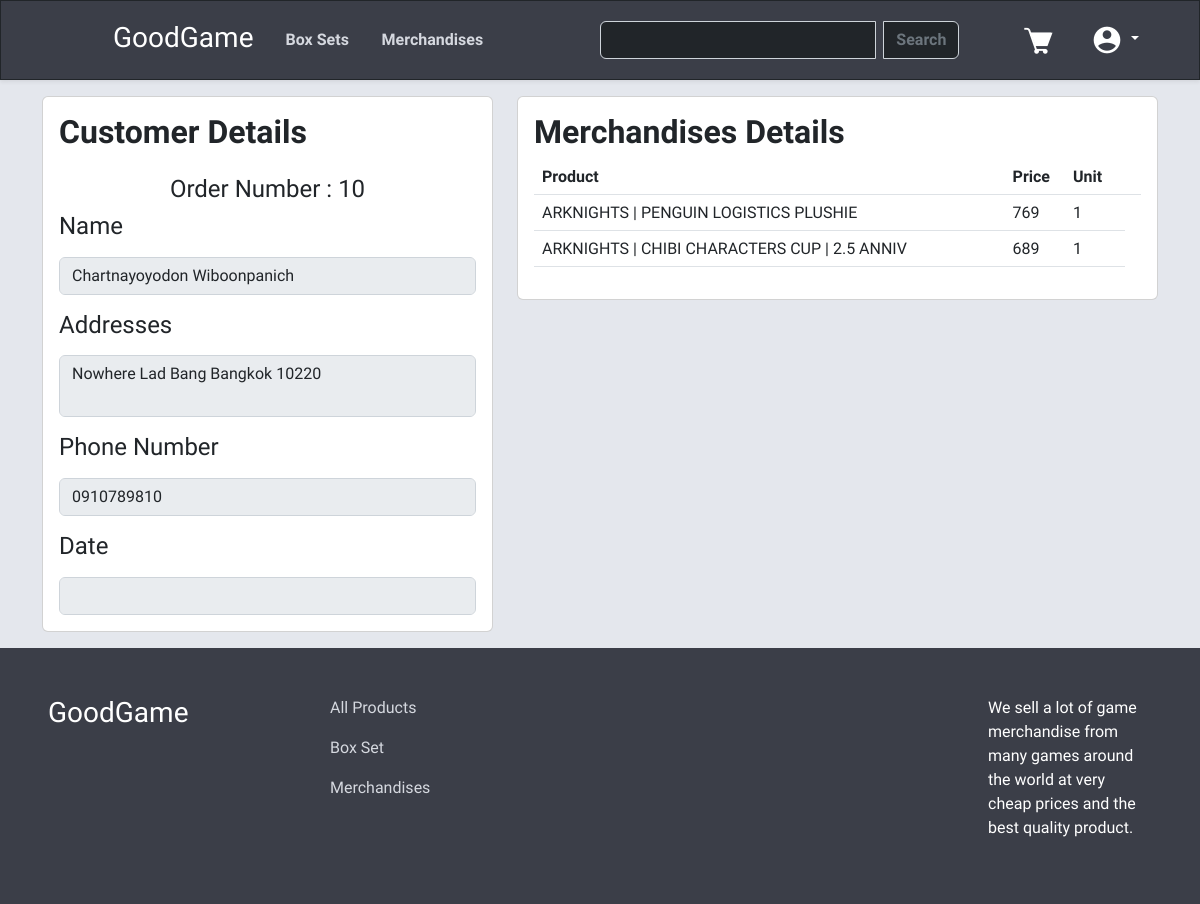
Screenshot of /orderdetail.php?id=10 (signed in) with the database file from the repository.
### tables this page shows
CREATE TABLE "Order" (
	"Order_ID"	INTEGER NOT NULL,
	"CustomerID"	INTEGER NOT NULL,
	"Order_Status"	TEXT,
	"Ord_name"	TEXT,
	"Ord_lname"	TEXT,
	"Ord_address"	TEXT,
	"Ord_city"	TEXT,
	"Ord_province"	TEXT,
	"Ord_post"	TEXT,
	"Ord_phone"	TEXT,
	"Ord_total"	INTEGER,
	"Ord_date"	TEXT,
	PRIMARY KEY("Order_ID" AUTOINCREMENT)
);

CREATE TABLE "Merchandise" (
	"ID"	INTEGER NOT NULL,
	"NameProduct"	TEXT,
	"Price"	INTEGER,
	"StrPrice"	TEXT,
	"Type"	TEXT,
	"Title"	TEXT,
	"Description"	TEXT,
	"Details1"	TEXT,
	"Details2"	TEXT,
	"Details3"	TEXT,
	"Details4"	TEXT,
	"Details5"	TEXT,
	"Details6"	TEXT,
	"Details7"	TEXT,
	"Details8"	TEXT,
	"Details9"	TEXT,
	"Details10"	TEXT,
	PRIMARY KEY("ID" AUTOINCREMENT)
);

CREATE TABLE "OrderDetail" (
	"ID"	INTEGER NOT NULL,
	"Order_ID"	INTEGER,
	"CustomerID"	INTEGER,
	"P_id"	INTEGER,
	"P_value"	INTEGER,
	"Order_qtn"	INTEGER,
	PRIMARY KEY("ID" AUTOINCREMENT)
);

### orderdetail.php (the view, shortened to what this page needs)
<?php
include "navbar.php";
$sql2 = "SELECT * FROM 'OrderDetail' WHERE Order_ID =" . $_GET['id'] . "";
$result2 = $db->query($sql2);
?>
<html lang="en">
<head>
    <link href="stylesorderdetail.css" rel="stylesheet">
    <link rel="stylesheet" href="stylesnavfoot.css">
</head>
<body>
    <div class="container-fluid main-container">
        <div class="container mt-3 mb-3">
            <div class="row">
                <div class="col-5">
                    <div class="card">
                        <div class="card-body">
                            <h2 class="card-title fw-bold">Customer Details</h2>
                            <?php
                            $sql = "SELECT * FROM 'Order' WHERE Order_ID = " . $_GET['id'] . "";
                            $result = $db->query($sql);
                            if (!$result) {
                                echo $db->lastErrorMsg();
                            } else {
                                while ($ord = $result->fetchArray(SQLITE3_ASSOC)) {
                                    echo "<h4 class='mt-4 text-center'>Order Number : " . $ord['Order_ID'] . "</h4>";
                                    echo "<div class='mb-3'><label for='customername' class='form-label'><h4>Name</h4></label>";
                                    echo "<input type='text' class='form-control' id='customername' disabled value='" . $ord['Ord_name'] . " " . $ord['Ord_lname'] . "'></div>";
                                    echo "<div class='mb-3'><label for='customeraddresses' class='form-label'><h4>Addresses</h4></label><textarea class='form-control' id='customeraddresses' disabled>" . $ord['Ord_address'] . " ";
                                    echo $ord['Ord_city'] . " ";
                                    echo $ord['Ord_province'] . " ";
                                    echo $ord['Ord_post'] . " ";
                                    echo "</textarea></div>";
                                    echo "<div class='mb-3'><label for='customerphonenumber' class='form-label'><h4>Phone Number</h4></label>";
                                    echo "<input type='text' class='form-control' id='customerphonenumber' disabled value='" . $ord['Ord_phone'] . "'></div>";
                                    echo "<div><label for='customerdate' class='form-label'><h4>Date</h4></label>";
                                    echo "<input type='text' class='form-control' id='customerdate' disabled value='" . $ord['Ord_date'] . "'></div>";
                                }
                            }
                            ?>
                        </div>
                    </div>
                </div>
                <div class="col-7">
                    <div class="card">
                        <div class="card-body">
                            <h2 class="card-title fw-bold">Merchandises Details</h2>
                            <table class="table cart-table">
                                <thead>
                                    <tr>
                                        <th class="orderdetail-list-product">Product</th>
                                        <th class="orderdetail-list-price">Price</th>
                                        <th class="orderdetail-list-unit">Unit</th>
                                        <th class="cart-list-delete"></th>
                                    </tr>
                                </thead>
                                <tbody>
                                    <?php
                                    while ($item = $result2->fetchArray(SQLITE3_ASSOC)) {
                                        $sql3 = "SELECT * FROM 'Merchandise' WHERE ID = " . $item['P_id'] . "";
                                        $result3 = $db->query($sql3);
                                        if (!$result3) {
                                            echo $db->lastErrorMsg();
                                        } else {
                                            while ($product = $result3->fetchArray(SQLITE3_ASSOC)) {
                                                echo "<tr>";
                                                echo "<td>" . $product['NameProduct'] . "</td>";
                                                echo "<td>" . number_format($product['Price']) . "</td>";
                                                echo "<td>" . $item['Order_qtn'] . "</td>";
                                                echo "</tr>";
                                            }
                                        }
                                    }
                                    ?>
                                </tbody>
                            </table>
                        </div>
                    </div>
                </div>
            </div>
        </div>
    </div>
    <footer class="main-navbar">
        <div class="container-fluid p-5">
            <div class="row">
                <div class="col-3">
                    <h3><a class="nav-link text-white" href="index.php">GoodGame</a></h3>
                </div>
                <div class="col-7">
                    <a class="nav-link web-text-color pb-3" href="filter.php?filter_type=None">All Products</a>
                    <a class="nav-link web-text-color pb-3" href="filter.php?filter_type=Box Set">Box Set</a>
                    <a class="nav-link web-text-color pb-3" href="filter.php?filter_type=Merchandise">Merchandises</a>
                </div>
                <div class="col-2">
                    <p class="text-white">We sell a lot of game merchandise from many games around the world at very cheap prices and the best quality product.</p>
                </div>
            </div>
        </div>
    </footer>
</body>
</html>

### navbar.php (shortened to what this page needs)
<html lang="en">
<head>
    <link href="stylesnavfoot.css" rel="stylesheet">
    <link href="https://cdn.jsdelivr.net/npm/bootstrap@5.2.2/dist/css/bootstrap.min.css" rel="stylesheet">
</head>
<body>
    <nav class="navbar sticky-top main-navbar shadow-sm border border-dark">
        <ul class="nav me-auto ms-5">
            <li class="nav-item ms-5 mt-1">
                <h3><a class="nav-link text-white" href="index.php">GoodGame</a></h3>
            </li>
            <li class="nav-item me-5">
                <a class='nav-link web-text-color fw-bold text-in-nav' href='filter.php?filter_type=Box Set'>Box Sets</a>
            </li>
            <li class="nav-item ms-5">
                <a class="nav-link web-text-color fw-bold text-in-nav" href="filter.php?filter_type=Merchandise">Merchandises</a>
            </li>
        </ul>
        <form class="d-flex text-in-nav search-nav" role="search" method="post" action="filter.php">
            <?php
            echo "<div class='input-group'>";
            echo "<input class='form-control me-2 text-white bg-dark fw-bold' type='text' placeholder='Product name' aria-label='Search' name='searchName' value='" . $_SESSION['searchName'] . "'>";
            echo "<input type='submit' name='submitName' class='btn btn-outline-secondary search-button-nav fw-bold' value='Search'>";
            echo "</div>";
            ?>
        </form>
        <?php
        if (!isset($_SESSION["email"])) {
            echo '<ul class="nav me-5">
                        <li class="nav-item">
                            <a class="nav-link web-text-color fw-bold" href="signup.php">Sign Up</a>
                        </li>
                        <li class="nav-item">
                            <a class="nav-link web-text-color fw-bold" href="login.php">Log In</a>
                        </li>
                    </ul>';
        } else {
            $sent = htmlspecialchars($_SERVER["PHP_SELF"]);
            echo '<a href="cart.php"><img src="image/webelement/cart.png" alt="" class="me-4"></a>';
            echo '<div class="dropdown me-5">
            <a class="btn btn-secondary dropdown-toggle user-dropdown" href="#" role="button" id="dropdownMenuLink" data-bs-toggle="dropdown" aria-expanded="false">
                <img src="image/webelement/user.png" alt="">
            </a>
            <ul class="dropdown-menu dropdown-menu-end user-dropdown-list shadow-sm">
                <li><a class="dropdown-item text-white user-dropdown-list-item mt-2" href="user.php">Account</a></li>
                <li><a class="dropdown-item text-white user-dropdown-list-item" href="orders.php">Purchases</a></li>
                <li><a class="dropdown-item text-white user-dropdown-list-item" href="sendreceipt.php">Payment</a></li>
                <li><a class="dropdown-item text-white user-dropdown-list-item" href="wishlist.php">Wish List</a></li>
                <li>
                    <form action="' . $sent . '" method="post">
                        <input type="hidden" name="logout">
                        <a class="dropdown-item text-white user-dropdown-list-item" onclick="this.parentNode.submit();">Log Out</a>
                    </form>
                </li>
            </ul>
        </div>';
        }
        ?>
    </nav>
</body>
</html>

### stylesnavfoot.css (style rules this page uses)
.web-text-color { color: rgba(213, 216, 223) !important; }
.main-navbar { background-color: rgba(59, 62, 72); }
.text-in-nav { margin: 0; position: absolute; top: 50%; transform: translateY(-50%); }
.search-nav { margin-left: 50%; width: 30%; }
.user-dropdown { background-color: transparent !important; border: none !important; }
.search-button-nav { background-color: rgb(33, 37, 41) !important; border-color: rgb(206, 212, 218) !important; }

### stylesorderdetail.css (style rules this page uses)
body { font-family: 'Chakra Petch', sans-serif !important; }
.main-container { background-color: rgb(228, 231, 237); display: flex; min-height: 70%; }
textarea { resize: none; }
.orderdetail-list-product { width: 80%; }
.orderdetail-list-price { width: 10%; }
.orderdetail-list-unit { width: 10%; }

### rows the page displays
order: Order_ID "10", Ord_name+Ord_lname "Chartnayoyodon Wiboonpanich", Ord_address+Ord_city+Ord_province "Nowhere Lad Bang Bangkok 10220", Ord_phone "0910789810"
orderdetail: Order_qtn "1"
merchandise: NameProduct "ARKNIGHTS | PENGUIN LOGISTICS PLUSHIE", Price "769"
orderdetail: Order_qtn "1"
merchandise: NameProduct "ARKNIGHTS | CHIBI CHARACTERS CUP | 2.5 ANNIV", Price "689"
